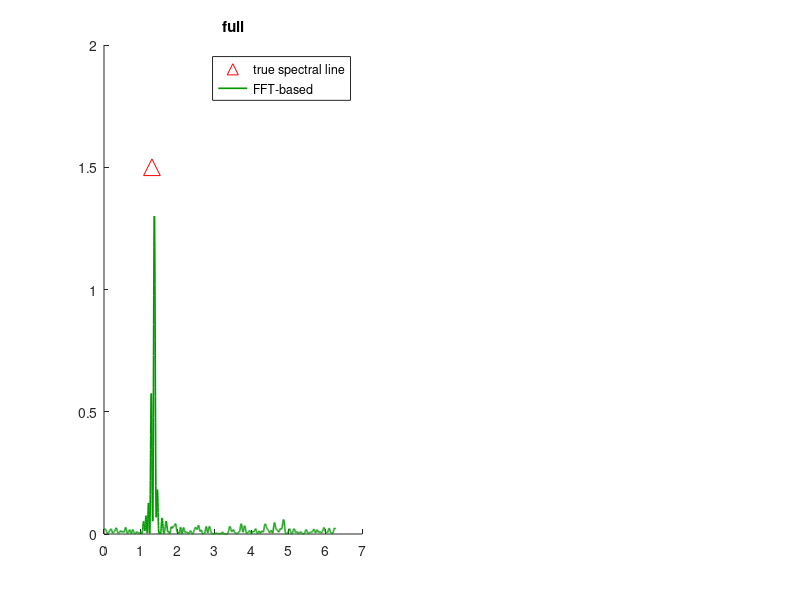

Write MATLAB code to recreate this figure. (Note: this script raises an error after producing the figure.)
%% demo: compares fft-based estimation with high resolution
%               1) spectral envelopes, 
%               2) subspace methods, and
%               3) maximum entropy
%
% the term "high resolution" refers to a "tuned-analog" of
% modern nonlinear methods (Capon, subspace, ME) where the
% covariance information used consists of the state-covariance
% of suitably selected "bandpass-like" input-to-state filter
%% SIGNAL = sinusoids + noise
%  Setting up the signal parameters and time history
N=100;
mag0=1.8;mag1=1.5; o1=1.3; mag2=2; o2=1.35;
t=0:N-1; t=t(:);
y=mag0*randn(N,1)+mag1*exp(1i*(o1*t+2*pi*rand))+mag2*exp(1i*(o2*t+2*pi*rand));

%% plotting the fft-based spectra
NN=2048; th=linspace(0,2*pi,NN);
Y =abs(fft(y,NN))/sqrt(N);
Y =Y.^2;
Y = Y/max(Y)*1.3;
figure(1);

subplot(1,2,1),hold on
                plot(o1, mag1, 'r^','MarkerSize',12);
                plot(th,Y,'Color',[0,0.6,0],'LineWidth',1.2),
                title('full')
                legend('true spectral line', 'FFT-based');
                arrow([o1, o2],[mag1,mag2])
                set(gca,'xlim',[0 2*pi]);
                set(gca,'ylim',[0 2.5]);              
                set(gca,'YTick',[]);
                xlabel('frequency','FontSize',14);

subplot(1,2,2),hold on
               plot(o1, mag1, 'r^','MarkerSize',12);
               plot(th,Y,'Color',[0,0.6,0],'LineWidth',1.2)
               title('zoom')
               legend('true spectral line', 'FFT-based');
               arrow([o1 o2],[mag1,mag2]);
               axis([1.2 1.5 0 2.5]);
               set(gca,'YTick',[]);
               xlabel('frequency','FontSize',14);
               
suptitle('FFT methods')

%% setting up filter parameters and the svd of the input-to-state response

thetamid=1.325; 
[A,B]=cjordan(5,0.88*exp(thetamid*1j));
sv=rsigma(A,B,th);

figure(2)
plot(th(:),sv(:),'r','LineWidth',1.3); hold on;
[svmax, maxind]=max(sv);
sv3db=svmax*sqrt(2)/2; % -3db value
[vmin, th_min_ind]=min(abs(sv(1:maxind)-sv3db));
thmin=th(th_min_ind);
[vmax, th_max_ind]=min(abs(sv(maxind+1:end)-sv3db));
th_max_ind=th_max_ind+maxind;
thmax=th(th_max_ind);
plot([thmin thmin], [0 sv3db],'k','LineWidth',1.3);
plot([thmax thmax], [0 sv3db],'k','LineWidth',1.3);

for v=0:.4:sv3db
    h1 = thmin;
    h2 = thmax;
    if(v<h1)
        plot([h1-v h1],[0 v],'Color',[.5,.5,.5]);
    else
        plot([0 h1],[v-h1 v],'Color',[.5,.5,.5]);
    end
    if(v+h2<2*pi)
        plot([h2 h2+v],[v 0],'Color',[.5,.5,.5]);
    else
        plot([h2 2*pi],[v v+h2-2*pi],'Color',[.5,.5,.5]);
    end
end
axis([0 2*pi 0 svmax+1])
set(gca,'YTick',[]);
xlabel('$\|G(e^{i\theta})\|$ v.s. $\theta$', 'Interpreter', 'Latex','FontSize', 16);




%% obtaining state statistics
R=dlsim_complex(A,B,y');
%% maximum entropy
figure(3);clf(3)
spectrum=me(R,A,B,th);
me_burg = pburg(y,5,th);
me_burg = me_burg/max(me_burg)*1.2;
spectrum=spectrum/max(spectrum)*1.2;
subplot(1,2,1),hold on
                plot(o1, mag1, 'r^','MarkerSize',12);
                plot(th, spectrum,'b','LineWidth',1.2);
                plot(th, me_burg,'Color',[0,0.6,0],'LineWidth',1.2);
                legend('true spectral line', 'maximum entropy spectrum', 'Burg method');
                arrow([o1 o2],[mag1,mag2])
                set(gca,'xlim',[0 2*pi])
                %set(gca,'ylim',[0 2.5])
                k=15;
                windowspec=max(spectrum)/2;
                
                plot([thmin thmin], [0 windowspec],'k','LineWidth',1.3)
                plot([thmax thmax], [0 windowspec],'k','LineWidth',1.3)
                for v=0:windowspec/10:windowspec
                    h1 = thmin;
                    h2 = thmax;
                    if(k*v<h1)
                        plot([h1-k*v h1],[0 v],'Color',[.5,.5,.5]);
                    else
                        plot([0 h1],[v-h1/k v],'Color',[.5,.5,.5]);
                    end
                    if(k*v+h2<2*pi)
                        plot([h2 h2+k*v],[v 0],'Color',[.5,.5,.5]);
                    else
                        plot([h2 2*pi],[v v-(-h2+2*pi)/k],'Color',[.5,.5,.5]);
                    end
                end
                
                %set(gca,'YTick',[]);
                xlabel('frequency','FontSize',14);
                

subplot(1,2,2),hold on
                plot(o1, mag1, 'r^','MarkerSize',12);
                plot(th,spectrum,'b','LineWidth',1.2);
                plot(th, me_burg,'Color',[0,0.6,0],'LineWidth',1.2);
                legend('true spectral line', 'maximum entropy spectrum', 'Burg method');
                arrow([o1 o2],[mag1,mag2])
                axis([thmin thmax 0 3]);
                set(gca,'YTick',[]);
                xlabel('frequency','FontSize',14);
  
              
%% subspace method
figure(4);
[omegas,residues]=sm(R,A,B,2);
Ac=compan(eye(1,6));
Bc=eye(5,1);
That=dlsim_complex(Ac,Bc,y');
[w_esprit,r_esprit]=sm(That,Ac,Bc,2);
residues=residues*1.6;
r_esprit=r_esprit*.65;
subplot(1,2,1),hold on
               plot(o1, mag1, 'r^','MarkerSize',12);
               plot(omegas(1), residues(1), 'b^','MarkerSize',12);
               plot(w_esprit(1), r_esprit(1),'^','Color',[0,0.6,0],'MarkerSize',12);
               legend('true spectral line', 'subspace method spectral line', 'ESPRIT spectral line');
               arrow([o1 o2],[mag1 mag2])
               arrowb(omegas,residues)
               arrowg(w_esprit,r_esprit)              
                k=15;
                windowspec=max(spectrum)/2;
                
                plot([thmin thmin], [0 windowspec],'k','LineWidth',1.3);
                plot([thmax thmax], [0 windowspec],'k','LineWidth',1.3);
                for v=0:windowspec/10:windowspec
                    h1 = thmin;
                    h2 = thmax;
                    if(k*v<h1)
                        plot([h1-k*v h1],[0 v],'Color',[.5,.5,.5]);
                    else
                        plot([0 h1],[v-h1/k v],'Color',[.5,.5,.5]);
                    end
                    if(k*v+h2<2*pi)
                        plot([h2 h2+k*v],[v 0],'Color',[.5,.5,.5]);
                    else
                        plot([h2 2*pi],[v v-(-h2+2*pi)/k],'Color',[.5,.5,.5]);
                    end
                end
               set(gca,'xlim',[0 2*pi]);
               set(gca,'ylim',[0 2.5]),
               set(gca,'YTick',[]);
               xlabel('frequency','FontSize',14);

subplot(1,2,2),hold on
               plot(o1, mag1, 'r^','MarkerSize',12);
               plot(omegas(1), residues(1), 'b^','MarkerSize',12);
               plot(w_esprit(2), r_esprit(2),'^','Color',[0,0.6,0],'MarkerSize',12);
               legend('true spectral line', 'subspace method spectral line','ESPRIT spectral line');
               arrow([o1 o2],[mag1 mag2])
               arrowb(omegas,residues)
               arrowg(w_esprit,r_esprit)
               axis([thmin thmax 0 3]);
               set(gca,'YTick',[]);
               xlabel('frequency','FontSize',14);
 %% spectral evelop% sqrtrho=envlp(P,Ah,bh,th,.2);
figure(5);
rhohalf=envlp(R,A,B,th);
rho = rhohalf.^2;
subplot(1,2,1),hold on
               plot(o1, mag1, 'r^','MarkerSize',12);
               plot(th,rho,'b','LineWidth',1.2),
               legend('true spectral line', 'spectral envelop');
               arrow([o1 o2],[mag1 mag2])
               k=1;
                windowspec=max(rho);
                plot([thmin thmin], [0 windowspec],'k','LineWidth',1.3);
                plot([thmax thmax], [0 windowspec],'k','LineWidth',1.3);
                for v=0:windowspec/20:windowspec
                    h1 = thmin;
                    h2 = thmax;
                    if(k*v<h1)
                        plot([h1-k*v h1],[0 v],'Color',[.5,.5,.5]);
                    else
                        plot([0 h1],[v-h1/k v],'Color',[.5,.5,.5]);
                    end
                    if(k*v+h2<2*pi)
                        plot([h2 h2+k*v],[v 0],'Color',[.5,.5,.5]);
                    else
                        plot([h2 2*pi],[v v-(-h2+2*pi)/k],'Color',[.5,.5,.5]);
                    end
                end
               set(gca,'xlim',[0 2*pi]),
               set(gca,'ylim',[0 max(rho)+10]),
               set(gca,'YTick',[]);
               xlabel('frequency','FontSize',14);
subplot(1,2,2),hold on
               plot(o1, mag1, 'r^','MarkerSize',12);
               plot(th,rho,'b','LineWidth',1.2),
               legend('true spectral line', 'spectral envelop');
               arrow([o1 o2],[mag1 mag2])
               axis([thmin thmax 0 3]);
               set(gca,'YTick',[]);
               xlabel('frequency','FontSize',14);
%% moving average decomposition
T=ToepProj(That);
try
    [Ts, Tma]=MA_decomp(T,1);
    r_ma=[fliplr(Tma(1,:)) Tma(1,2:end)];
    p_ma=abs(fft(r_ma,length(th)));
    [w_s,r_s]=sm(Ts,Ac,Bc,rank(Ts,0.001));
    figure(6);clf

    subplot(1,2,1),hold on
                   plot(o1, mag1, 'r^','MarkerSize',12);
                   plot(w_s(1), r_s(1), 'b^','MarkerSize',12);
                   plot(th,p_ma,'Color',[0,0.6,0],'LineWidth',1.2);
                   legend('true spectral line', 'estimated spectral line', 'MA spectrum');
                   arrow([o1 o2], [mag1 mag2])
                   arrowb(w_s,r_s)
                   k=15;
                   windowspec=max(spectrum)/2;
                   plot([thmin thmin], [0 windowspec],'k','LineWidth',1.3);
                   plot([thmax thmax], [0 windowspec],'k','LineWidth',1.3);
                   for v=0:windowspec/10:windowspec
                        h1 = thmin;
                        h2 = thmax;
                        if(k*v<h1)
                            plot([h1-k*v h1],[0 v],'Color',[.5,.5,.5]);
                        else
                            plot([0 h1],[v-h1/k v],'Color',[.5,.5,.5]);
                        end
                        if(k*v+h2<2*pi)
                            plot([h2 h2+k*v],[v 0],'Color',[.5,.5,.5]);
                        else
                            plot([h2 2*pi],[v v-(-h2+2*pi)/k],'Color',[.5,.5,.5]);
                        end
                    end
                   set(gca,'xlim',[0 2*pi]);
                   set(gca,'ylim',[0 5]),
                   set(gca,'YTick',[]);
                   xlabel('frequency','FontSize',14)

    subplot(1,2,2),hold on
                   plot(o1, mag1, 'r^','MarkerSize',12)
                   plot(w_s(1), r_s(1), 'b^','MarkerSize',12)
                   legend('true spectral line', 'estimated spectral line');
                   arrow([o1 o2], [mag1 mag2])
                   arrowb(w_s,r_s,12);
                   axis([thmin thmax 0 3])
                   set(gca,'YTick',[]);
                   xlabel('frequency','FontSize',14);
catch
    disp('This moving average code requires cvxr installed, see README.rst')
end
